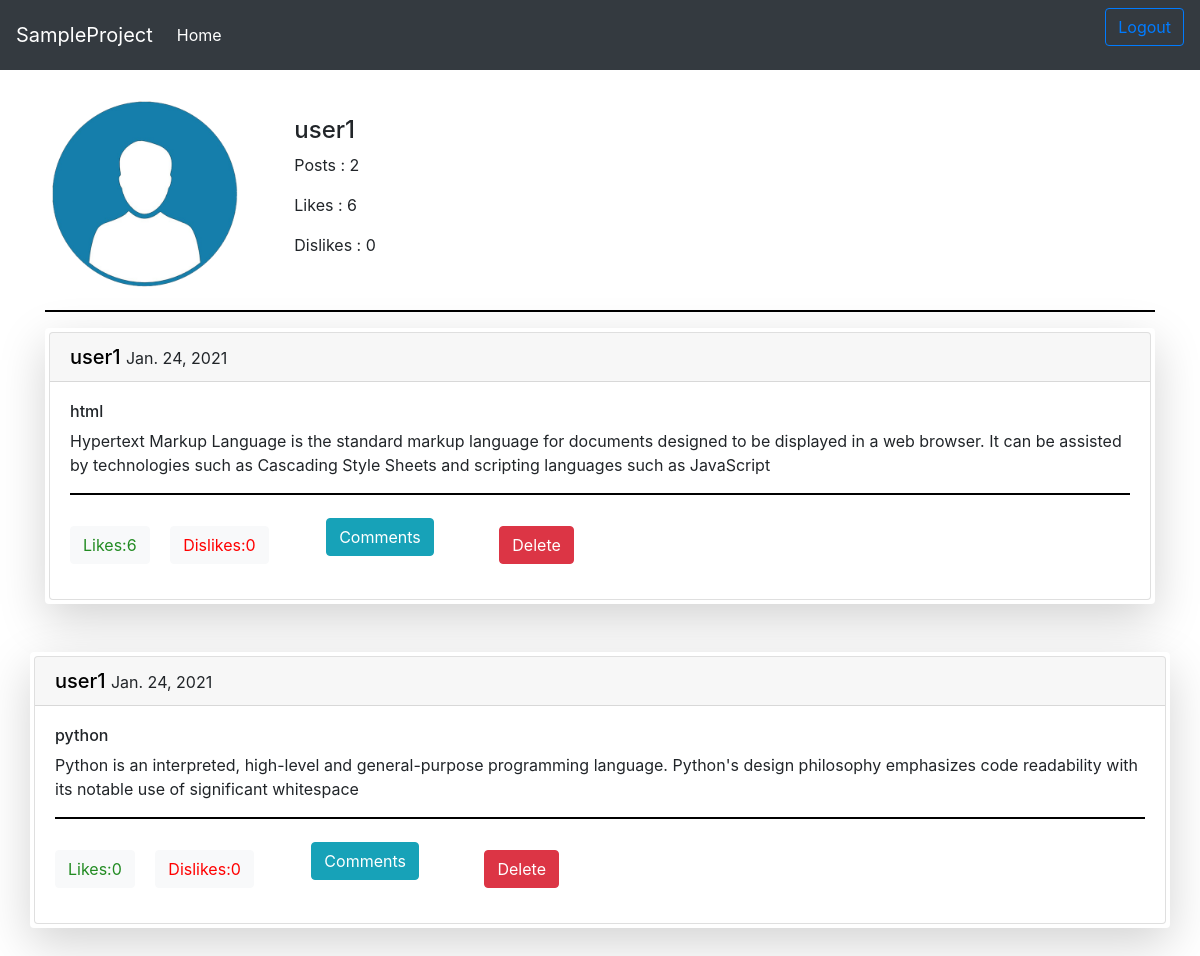
Screenshot of /userpage/ (signed in) with the database file from the repository.
### app1/models.py (models this page shows, shortened)
class Post(models.Model):
    user = models.ForeignKey(User, on_delete=models.CASCADE)
    caption = models.CharField(max_length=200)
    content = models.CharField(max_length=1000)
    date = models.DateTimeField(auto_now_add=True)
    likes = models.ManyToManyField(User,related_name='blog_post')
    dislikes = models.ManyToManyField(User,related_name='blog_post_dislikes')

### app1/views.py (the view)
# urls.py: path('userpage/',views.userpage,name="userpage"),
def userpage(request):
    try:
      posts = Post.objects.filter(user_id=request.user).order_by('-pk')
      c = request.user.id
      p1 = Post.objects.filter(user_id=c).count()
      l1 = sum([i.likes.count() for i in posts])
      d1 = sum([i.dislikes.count() for i in posts])
      return render(request,"userpage.html",{"p1":p1,"data":posts,"l1":l1,"d1":d1})
    except TypeError:
      return redirect("/signup")

### templates/userpage.html (shortened to what this page needs)
{% extends "base.html" %}
{% block nav_btn1 %}
<form method="post" action="{% url "user_logout" %}">
<button type="submit" class="btn btn-outline-primary ml-2">
  Logout
</button>
</form>
{% endblock nav_btn1 %}
{% load static %}
{% block body %}
   <div class="container my-4">
    <div class="media">
        <img src="{% static 'image/userimage.png' %}" class="align-self-start mr-3 userImage" alt="...">
        <div class="media-body info">
            <h4 class="mt-0">{{request.user}}
            </h4>
            <p>Posts : {{p1}}</p>
            <p>Likes : {{l1}}</p>
            <p>Dislikes : {{d1}}</p>
        </div>
    </div>
   <hr>
   {% for i in data %}
<div class='container my-2 post_div shadow-lg p-1 mb-5 bg-white rounded' id="{{ i.id }}">
  <div class="card">
    <h5 class="card-header">
      <a href="#" style="color:black;">{{i.user}}</a>
      <small>{{i.date.date}}</small>
    </h5>
    <div class="card-body">
      <h6 class="card-text">{{i.caption}}</h6>
      <p class="card-text">{{i.content}}</p>
      <hr size='30px'>
     <button class="btn btn-light mr-3 like" style="color:forestgreen;">
        Likes:{{i.likes.count  }}
      </button>
    <button class="btn btn-light mr-3 dislike" style="color: red" >
            Dislikes:{{ i.dislikes.count }}
      </button>
    <div   class="btn" >
     <form action="{% url 'usercmnt' %}" method="post" >
         <button type="submit"  class="btn btn-info mx-4"   >
       Comments
             </button>
     </form>
    </div>
      {% if request.user == i.user %}
      <a class="btn btn-danger ml-4 delete" href="{% url 'deletepost' i.id %}" id="{{ i.id }}">Delete</a>
      {% endif %}
    </div>
  </div>
</div>
       </div>
{% endfor %}
{% endblock %}

### templates/base.html (shortened to what this page needs)
<html>
<head>
  <link rel="stylesheet" href="https://stackpath.bootstrapcdn.com/bootstrap/4.4.1/css/bootstrap.min.css"
>
</head>
<nav class="navbar navbar-expand-lg navbar-dark bg-dark">
  <a class="navbar-brand" href="/">SampleProject</a>
  <div class="collapse navbar-collapse" id="navbarSupportedContent">
    <ul class="navbar-nav mr-auto">
      <li class="nav-item active">
        <a class="nav-link" href="/">Home <span class="sr-only">(current)</span></a>
      </li>
    </ul>
  </div>
  {% block nav_btn1 %}
  {% endblock nav_btn1 %}
</nav>
<body>
  {% block body %}
  {% endblock body %}
</body>
</html>

### rows the page displays
Post: user "user1", date "Jan. 24, 2021", caption "html", content "Hypertext Markup Language is the standard markup language for documents designed to be displayed in a web browser. It can be assisted by technologies such as Cascading Style Sheets and scripting languages such as JavaScript", likes.count "6", dislikes.count "0"
Post: user "user1", date "Jan. 24, 2021", caption "python", content "Python is an interpreted, high-level and general-purpose programming language. Python's design philosophy emphasizes code readability with its notable use of significant whitespace", likes.count "0", dislikes.count "0"

### other values shown
{{ request.user }} "user1"
{{ p1 }} "2"
{{ l1 }} "6"
{{ d1 }} "0"
